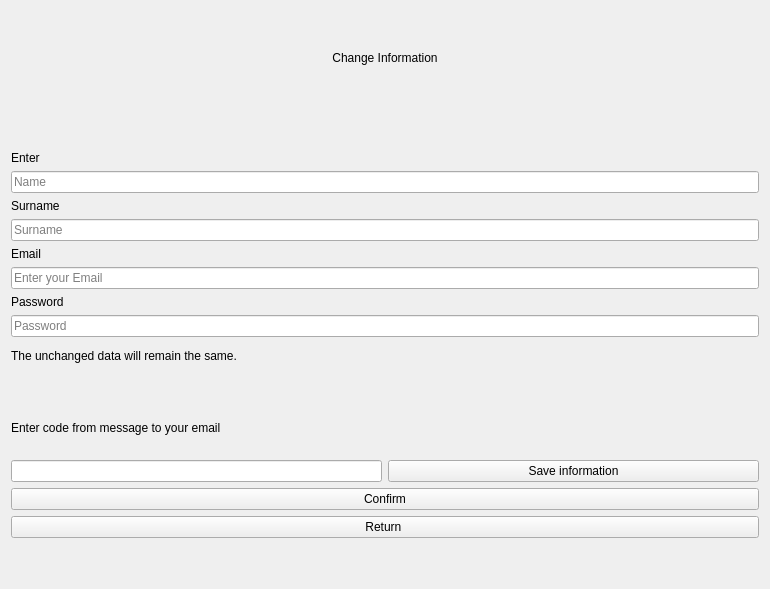
<?xml version="1.0" encoding="UTF-8"?>
<ui version="4.0">
 <class>ChangeInfoWindow</class>
 <widget class="QWidget" name="ChangeInfoWindow">
  <property name="geometry">
   <rect>
    <x>0</x>
    <y>0</y>
    <width>770</width>
    <height>589</height>
   </rect>
  </property>
  <property name="windowTitle">
   <string>ChangeInfoWindow</string>
  </property>
  <layout class="QVBoxLayout" name="verticalLayout">
   <item>
    <layout class="QVBoxLayout" name="verticalLayout_6">
     <item>
      <spacer name="verticalSpacer_4">
       <property name="orientation">
        <enum>Qt::Orientation::Vertical</enum>
       </property>
       <property name="sizeType">
        <enum>QSizePolicy::Policy::Fixed</enum>
       </property>
       <property name="sizeHint" stdset="0">
        <size>
         <width>20</width>
         <height>40</height>
        </size>
       </property>
      </spacer>
     </item>
     <item>
      <widget class="QLabel" name="label">
       <property name="sizePolicy">
        <sizepolicy hsizetype="Preferred" vsizetype="Fixed">
         <horstretch>0</horstretch>
         <verstretch>0</verstretch>
        </sizepolicy>
       </property>
       <property name="text">
        <string>Change Information</string>
       </property>
       <property name="alignment">
        <set>Qt::AlignmentFlag::AlignCenter</set>
       </property>
      </widget>
     </item>
     <item>
      <spacer name="verticalSpacer">
       <property name="orientation">
        <enum>Qt::Orientation::Vertical</enum>
       </property>
       <property name="sizeType">
        <enum>QSizePolicy::Policy::Fixed</enum>
       </property>
       <property name="sizeHint" stdset="0">
        <size>
         <width>20</width>
         <height>80</height>
        </size>
       </property>
      </spacer>
     </item>
     <item>
      <widget class="QLabel" name="label_2">
       <property name="text">
        <string>Enter</string>
       </property>
      </widget>
     </item>
     <item>
      <widget class="QLineEdit" name="nameEdit">
       <property name="placeholderText">
        <string>Name</string>
       </property>
      </widget>
     </item>
     <item>
      <widget class="QLabel" name="label_3">
       <property name="text">
        <string>Surname</string>
       </property>
      </widget>
     </item>
     <item>
      <widget class="QLineEdit" name="surnameEdit">
       <property name="placeholderText">
        <string>Surname</string>
       </property>
      </widget>
     </item>
     <item>
      <widget class="QLabel" name="label_4">
       <property name="text">
        <string>Email</string>
       </property>
      </widget>
     </item>
     <item>
      <widget class="QLineEdit" name="emailEdit">
       <property name="text">
        <string/>
       </property>
       <property name="placeholderText">
        <string>Enter your Email</string>
       </property>
      </widget>
     </item>
     <item>
      <widget class="QLabel" name="label_6">
       <property name="text">
        <string>Password</string>
       </property>
      </widget>
     </item>
     <item>
      <widget class="QLineEdit" name="passwordEdit">
       <property name="placeholderText">
        <string>Password</string>
       </property>
      </widget>
     </item>
    </layout>
   </item>
   <item>
    <widget class="QLabel" name="label_7">
     <property name="text">
      <string>The unchanged data will remain the same.

</string>
     </property>
    </widget>
   </item>
   <item>
    <widget class="QLabel" name="codeLabel">
     <property name="text">
      <string>Enter code from message to your email</string>
     </property>
    </widget>
   </item>
   <item>
    <layout class="QHBoxLayout" name="horizontalLayout">
     <item>
      <widget class="QLineEdit" name="codeLineEdit">
       <property name="sizePolicy">
        <sizepolicy hsizetype="Preferred" vsizetype="Fixed">
         <horstretch>0</horstretch>
         <verstretch>0</verstretch>
        </sizepolicy>
       </property>
      </widget>
     </item>
     <item>
      <widget class="QPushButton" name="checkCodeButton">
       <property name="text">
        <string>Save information</string>
       </property>
      </widget>
     </item>
    </layout>
   </item>
   <item>
    <widget class="QPushButton" name="confirmButton">
     <property name="text">
      <string>Confirm</string>
     </property>
    </widget>
   </item>
   <item>
    <widget class="QPushButton" name="backToMenuButton">
     <property name="text">
      <string>Return </string>
     </property>
    </widget>
   </item>
   <item>
    <spacer name="verticalSpacer_2">
     <property name="orientation">
      <enum>Qt::Orientation::Vertical</enum>
     </property>
     <property name="sizeType">
      <enum>QSizePolicy::Policy::Fixed</enum>
     </property>
     <property name="sizeHint" stdset="0">
      <size>
       <width>20</width>
       <height>40</height>
      </size>
     </property>
    </spacer>
   </item>
  </layout>
 </widget>
 <resources/>
 <connections/>
</ui>
